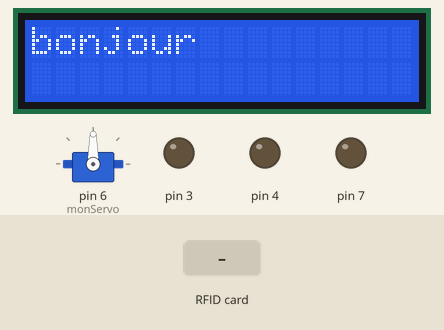
Recording of a sketch running on a simulated Arduino Uno, built with avr-gcc and run on an emulated ATmega328P. Shown: servo, 16×2 character LCD, output pins drawn as LEDs (lit = HIGH). The inputs (shaded band) are chosen by the test bench. Pins used as bus, display or sensor lines are not drawn; what the sketch prints to the serial monitor is not drawn.

Above: at 1.3 s.
1.4 s: RFID card 5E 7A 19 C4 held to the reader
At 2.9 s:
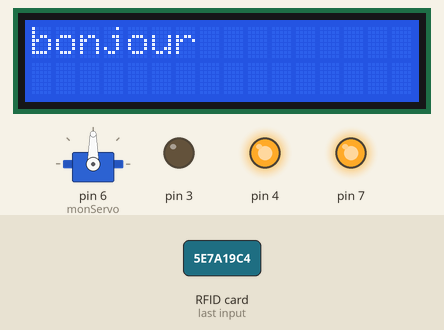
Timing chart, 0 to 4.4 s (numbered marks = the images above; inputs shaded):
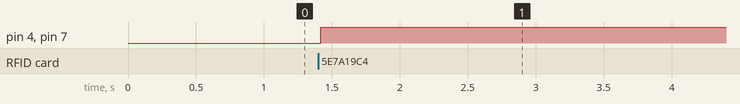

The sketch:

IOTControleEtudiant.ino
```cpp
#include <SPI.h>
#include <MFRC522.h>
#include <LiquidCrystal.h>
LiquidCrystal lcd(0,1,2,5,8,6);
#include <Servo.h>  // on inclut la bibliothèque pour piloter un servomoteur
Servo monServo;  // on crée l'objet monServo


// ecrire ici le numero UID du bon badge
const byte bonUID[4] = {19, 65, 219, 11};
const int pinRST = 9;  // pin RST du module RC522
const int pinSDA = 10; // pin SDA du module RC522
MFRC522 rfid(pinSDA, pinRST);


void setup() {
  // put your setup code here, to run once:
SPI.begin();
monServo.attach(6);
  rfid.PCD_Init();
  lcd.begin (16,2);
  pinMode(3, OUTPUT);
  pinMode(4, OUTPUT);
   pinMode(7, OUTPUT);
   Serial.begin(9600);
   //lcd.setCursor(5,0);
   lcd.print("bonjour");

}

void loop() {
  // put your main code here, to run repeatedly:
  int refus = 0; // quand cette variable n'est pas nulle, c'est que le code est refusé
  if (rfid.PICC_IsNewCardPresent())  // on a dédecté un tag
  {
    if (rfid.PICC_ReadCardSerial())  // on a lu avec succès son contenu
    {
      for (byte i = 0; i < rfid.uid.size; i++) // comparaison avec le bon UID
      {
        if (rfid.uid.uidByte[i] != bonUID[i]) {
          refus++;
        }
      }
      if (refus == 0) // UID accepté
      {
        // allume LED verte et active relais pendant 3 secondes
        digitalWrite(3, HIGH);
        digitalWrite(7, LOW);
        //delay(1000);
        digitalWrite(4, LOW);
        Serial.println("carte accepter" );
    for (int position = 0; position <=180; position ++){ // on crée une variable position qui prend des valeurs entre 0 à 180 degrés
        monServo.write(position);  // le bras du servomoteur prend la position de la variable position
        delay(15);  // on attend 15 millisecondes
    }

    for (int position = 180; position >=0; position --){ // cette fois la variable position passe de 180 à 0°
        monServo.write(position);  // le bras du servomoteur prend la position de la variable position
        delay(15);  // le bras du servomoteur prend la position de la variable position
    }

      }
            else   {  // UID refusé
              Serial.println("carte non valide");
        // allume LED rouge et active buzzer pendant 3 secondes
        digitalWrite(4, HIGH);
        digitalWrite(7, HIGH);
        digitalWrite(3, LOW);

      }
    }
  }


}
```

Measured:
- after the input at 1.4 s, pin 4, pin 7: LOW → HIGH at once
